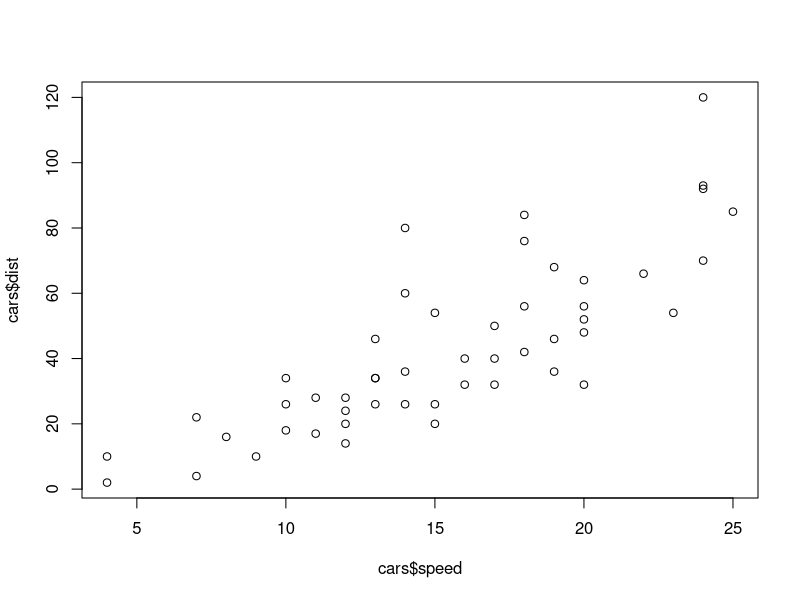
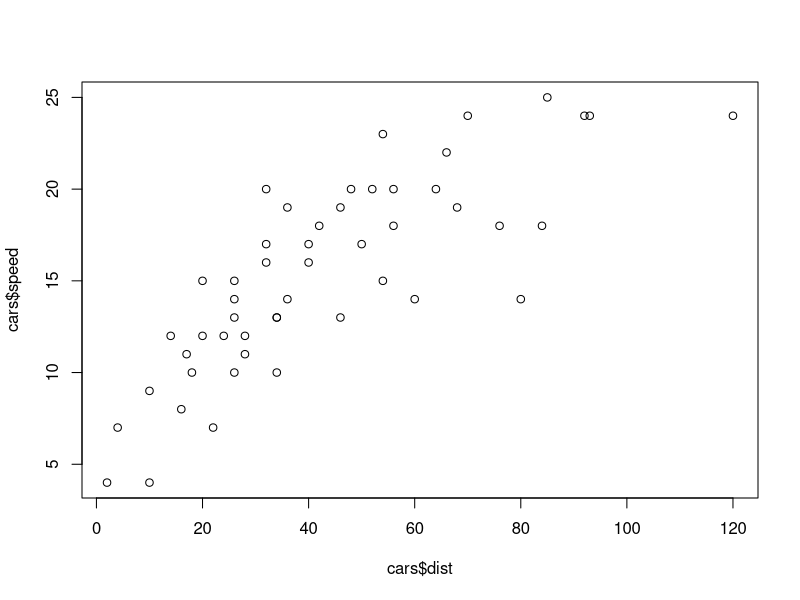
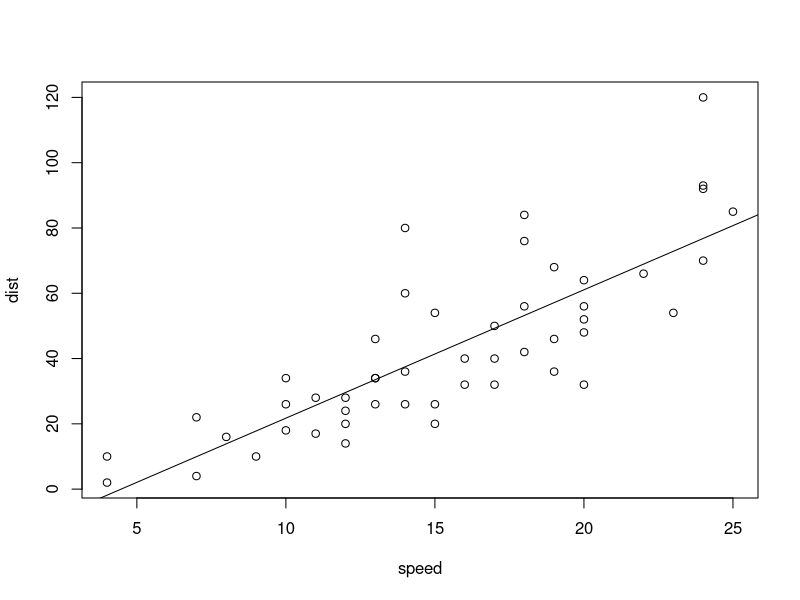
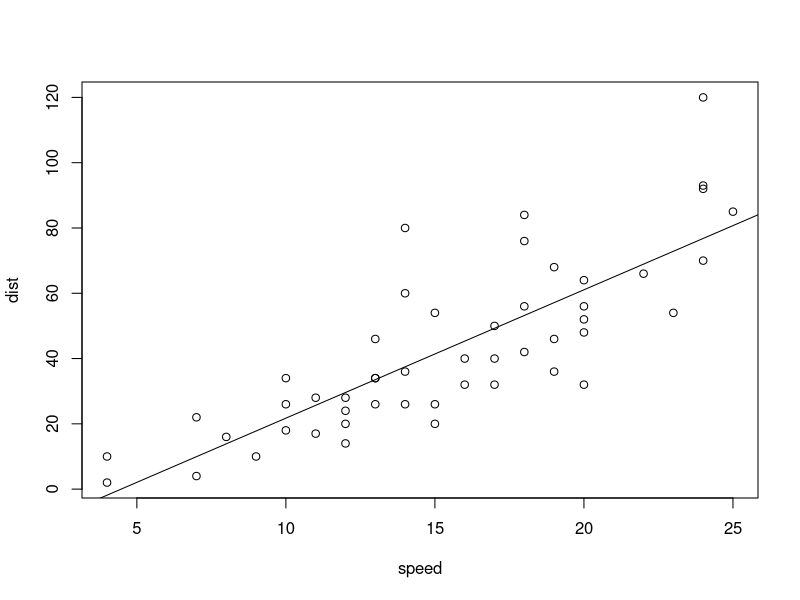

Write R code to recreate these figures, in order.
## ---- chunk 1
#| label: setup
library(tidyverse)
## ---- chunk 2
df <- data.frame(x = 1:3, y = letters[1:3], z = LETTERS[1:3])
## ---- chunk 3
df
## ---- chunk 4
df1 <- data.frame(x = 1:3, y = letters[1:3], 
                 z = df)
## ---- chunk 5
#| paged.print: false
df1
## ---- chunk 6
df$q <- c(2.1, 0.4, 0.9)
## ---- chunk 7
df$q
## ---- chunk 8
typeof(df$q)
## ---- chunk 9
str(df$q)
## ---- chunk 10
dim(df)
## ---- chunk 11
dim(df$q)
## ---- chunk 12
length(df$q)
## ---- chunk 13
#| paged.print: false
df_tib <- as_tibble(df)
## ---- chunk 14
df_tib$q
## ---- chunk 15
df_tib$q |>  typeof()
## ---- chunk 16
#| paged.print: false
df[,4]
## ---- chunk 17
#| paged.print: false
df_tib[, 4]
## ---- chunk 18
#| paged.print: false
df_tib[2, 4]
## ---- chunk 19
#| paged.print: false
df_tib[c(1,3),3]
## ---- chunk 20
class(mtcars)
## ---- chunk 21
mtcars <- as_tibble(mtcars)
## ---- chunk 22
class(mtcars)
## ---- chunk 23
rm(mtcars)
mtcars <- as_tibble(mtcars, rownames = "Model")
## ---- chunk 24
#| paged.print: false
mtcars[mtcars$Model %in% c("Merc 280", "Ferrari Dino", "Merc 450SLC"), names(mtcars) %in% c("Model", "mpg",  "wt")]
## ---- chunk 25
#| paged.print: false
filter(mtcars, mpg < 20)
## ---- chunk 26
#| paged.print: false
# Alt utenom de fire siste
head(cars, n = -4)
## ---- chunk 27
#| paged.print: false
# Alt utenom de fire første
tail(cars, n = -4L)
## ---- chunk 28
head(cars)
## ---- chunk 29
plot(
  x = cars$speed,
  y = cars$dist
)
## ---- chunk 30
plot(
  x = cars$dist,
  y = cars$speed
)
## ---- chunk 31
plot(cars)
abline(lm(formula = dist ~ speed, data = cars))
## ---- chunk 32
plot(cars)
lm1 <- lm(formula = dist ~ speed, data = cars)
abline(lm1)
## ---- chunk 33
summary(lm1)
## ---- chunk 34
# multiple regression
# LifeCycleSavings from package Datasets
mreg1 <- lm(
  formula = sr ~ pop15 + pop75 + dpi + ddpi, 
  data = LifeCycleSavings
  )
summary(mreg1)
## ---- chunk 35
start_stupid_fun <- function(x1 = 0, n = 10) {
# initialise x
x = vector(mode = "numeric", length = n)
x[1] = x1

for (i in seq_along(x[-1])) {
  x[i + 1] = x[i] + 1
}
print(x)
}

## ---- chunk 36
start_stupid_fun()
## ---- chunk 37
# probably from jørn
stupid_fun <- function(
    x1 = 0, 
    n = 10, 
    d = 1, # how much to increase number
    w = 80, # text width in chacters,
    width_fraction = 1, # how wide should the output be
    print_to_console = TRUE # where to send the output
    ) {
  # we stop if we are to produce zero numbers
  # stopifnot(n > 0) an alternative but throws an error
  # and stop compilation of the document/presentation
  if(!n > 0) return("n needs to be positive.")
  # max number of digits in numbers
  dig =  nchar(n*d)
  # width in number of charcter for output
  w_out = w * width_fraction
  # allocate a numeric vector with room for n numbers
  x = vector(mode = "numeric", length = n)
  # First number in output vector is x1
  x[1] = x1
  # we loop through x vector but drop first element
  for (i in seq_along(x[-1])) {
    # i starts at 1, so first is x1 + d
    x[i + 1] = x[i] + d
    }
# nice trick to control print to console
if (print_to_console) {
print(stringr::str_pad(x, width = dig, side = "left", pad = " "),
      width = w_out)
  } else {
    tibble(x)
  }
}
## ---- chunk 38
#| paged.print: false
# Generate 33 number starting with -13 and increasing by 5, default width
stupid_fun(x1 = -13, n = 33, d = 5, w = 30, print_to_console = TRUE)
## ---- chunk 39
# probably from jørn
stupid_fun <- function(
    x1 = 0, 
    n = 10, 
    d = 1
    ) {
  x = vector(mode = "numeric", length = n)
  # First number in output vector is x1
  x[1] = x1
  # we loop through x vector but drop first element
  for (i in seq_along(x[-1])) {
    # i starts at 1, so first is x1 + d
    x[i + 1] = x[i] + d
    }
x
}
## ---- chunk 40
stupid_fun()
## ---- chunk 41
stupid_fun(d = 3)
## ---- chunk 42
stupid_fun(d = -3)
## ---- chunk 43
stupid_fun(d = 0)
## ---- chunk 44
head_and_tail <- function(x, N = 3L) {
  c(head(x, n = N), tail(x, n = N))
}
## ---- chunk 45
head_and_tail(cars, N = 2)
## ---- chunk 46
head(cars$speed)
## ---- chunk 47
head_and_tail(cars$speed, N = 2)
